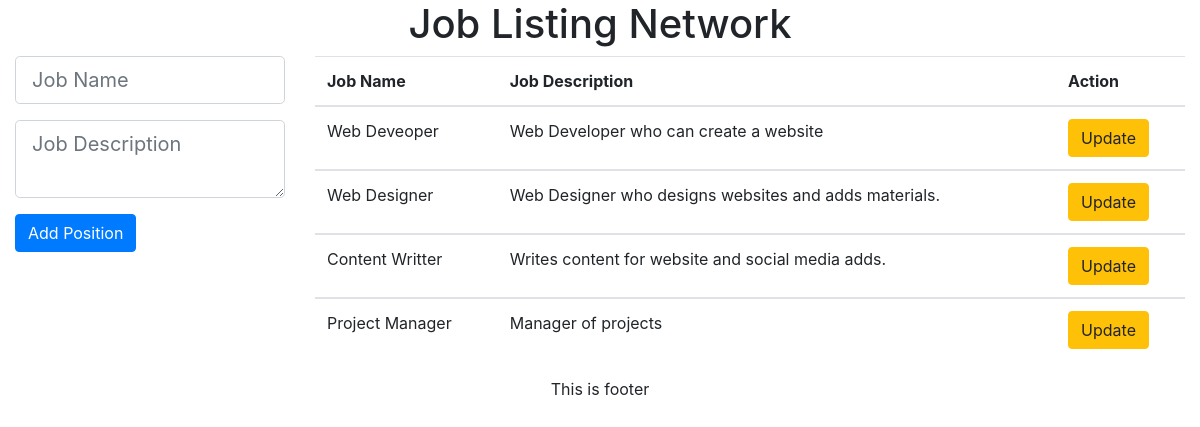
/index.php/job_position, run on the app's committed database.
### tables this page shows
CREATE TABLE `job_position` (
  `id` int(255) NOT NULL,
  `job_name` varchar(255) NOT NULL,
  `job_description` longtext NOT NULL
);

### application/controllers/Job_position.php (called while the page is built, shortened)
<?php
class Job_position extends CI_Controller {
    public function __construct()
    {
        $this->load->model("job_position_model");
    }
    public function index() {
        $this->view();
    }
    public function view() {
        $data["positions"] = $this->job_position_model->get_all_position();
        $this->load->view("template/header");
        $this->load->view("job_position_view/view",$data);
        $this->load->view("template/footer");
    }
}

### index.php (called while the page is built, shortened)
<?php
require_once BASEPATH.'core/CodeIgniter.php';

### application/models/Job_position_model.php (called while the page is built, shortened)
<?php
class Job_position_model extends CI_Model {
    function get_all_position() {
        $query = $this->db->get("job_position");
        return $query;
    }
}

### application/views/job_position_view/view.php (the view)
<div class="container-fluid">
    <div class="row">
        <div class="col-md-3">
            <form action="<?php base_url(); ?>create_position" method="POST" >
                <div class="form-group">
                    <input class="form-control form-control-lg" type="text" name="job_name" placeholder="Job Name" />
                </div>
                <div class="form-group">
                    <textarea  class="form-control form-control-lg" name="job_description" placeholder="Job Description"></textarea>
                </div>
                <div class="form-group">
                    <input class="btn btn-primary" type="submit" name="add_position" value="Add Position" />
                </div>
            </form>
        </div>
        <div class="col-md-9">
        <table class="table table-border">
            <tr>
                <thead>
                    <th>Job Name</th>
                    <th>Job Description</th>
                    <th>Action</th>
                </thead>
            </tr>
            <?php foreach($positions->result() as $position) : ?>
            <tr>
                <tbody>
                    <td><?php echo $position->job_name; ?></td>
                    <td><?php echo $position->job_description ?></td>
                    <td><a class="btn btn-warning" href="<?php base_url(); ?>edit_position/<?php echo $position->id; ?>">Update</a></td>
                </tbody>
            </tr>
            <?php endforeach; ?>
        </table>
        </div>
    </div>
</div>

### data on the page
job_position: job_name "Web Deveoper", job_description "Web Developer who can create a website"
job_position: job_name "Web Designer", job_description "Web Designer who designs websites and adds materials."
job_position: job_name "Content Writter", job_description "Writes content for website and social media adds."
job_position: job_name "Project Manager", job_description "Manager of projects"
